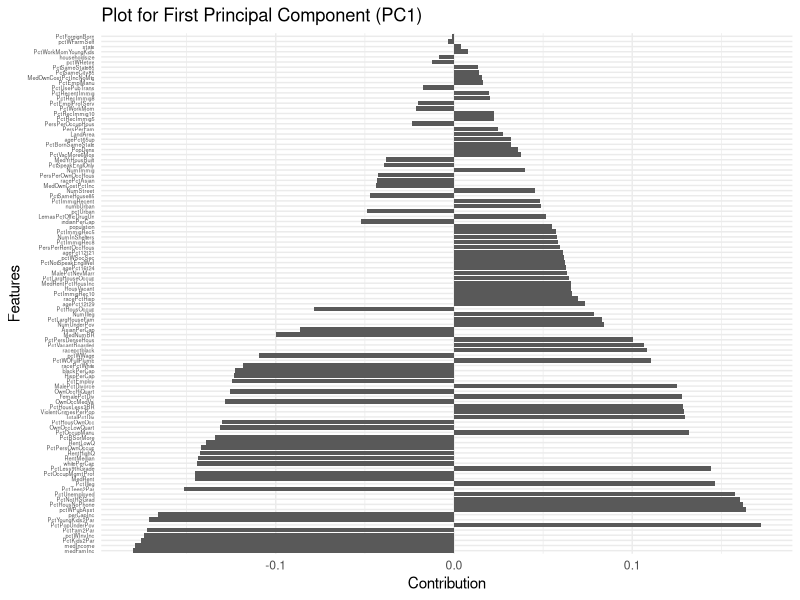
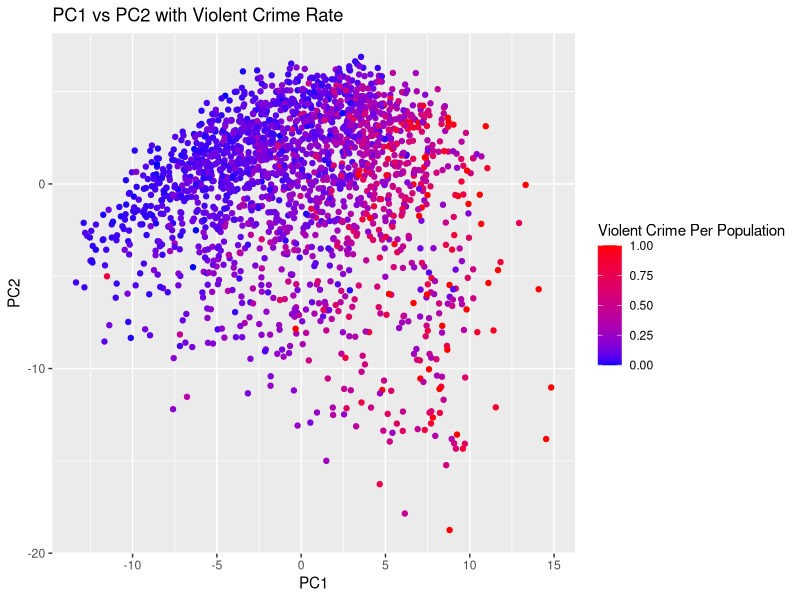

Here is the R script that generated these plots, in order: (Note: this script raises an error after producing the figures.)
#### INSTALL NECESSARY PACKAGES ####
install.packages("dplyr")
install.packages("caret")
install.packages("ggplot2")
library(caret)
library(dplyr)
library(ggplot2)

#### Load the Data ####
# Load the data into a variable
data <- read.csv("communities.csv", header = T) 


####################
##### Task 3.1 #####
####################

features<- data %>% select(-ViolentCrimesPerPop)

# Use caret to scale and center the data
scaler <- preProcess(features, method = c("center", "scale"))
data_scaled <- predict(scaler, data) # Scaling all varaibles except ViolentCrimesPerPop

# Compute covariance matrix
cov_matrix <- cov(data_scaled)

# Perform PCA using eigen()
pca_result <- eigen(cov_matrix)
pca_result

# Extract eigenvalues and eigenvectors
eigenvalues <- pca_result$values
eigenvectors <- pca_result$vectors

# Proportion of variance explained by each component
eigen_percent <- eigenvalues / sum(eigenvalues)
cumulative_eigen_percent <- cumsum(eigen_percent)
eigen_percent
cumulative_eigen_percent

# Determine the number of components needed to explain at least 95% of the variance
n_commponets <- which(cumulative_eigen_percent>= 0.95)[1]
n_commponets # 35

#calculate the two most significant components, 
first_component_proportion <- eigen_percent[1]
first_component_proportion # 0.2502494
second_component_proportion <- eigen_percent[2]
second_component_proportion # 0.1693082

####################
##### Task 3.2 #####
####################

pca_princomp <- princomp(data, cor = TRUE)

summary(pca_princomp)

# Extract loadings (coefficients of each feature in the principal components)
loadings <- pca_princomp$loadings[, 1]  # Loadings for PC1


loadings_df <- data.frame(
  Feature = names(loadings),
  Contribution = loadings
)

ggplot(loadings_df, aes(x = reorder(Feature, -abs(Contribution)), y = Contribution)) +
  geom_bar(stat = "identity") +
  coord_flip() +  # Flip coordinates for better readability
  labs(title = "Plot for First Principal Component (PC1)",
       x = "Features",
       y = "Contribution") +
  theme_minimal() +
  theme(axis.text.y = element_text(size = 4))  # Adjust font size for y-axis labels


# Identify the top 5 features with the largest absolute loadings in PC1
top5_features <- sort(abs(loadings), decreasing = TRUE)[1:5]
top5_feature_names <- names(top5_features)

# Print the top 5 features in PC1
print(top5_feature_names)
print(top5_features)


# Create a data frame with PC1, PC2, and crime levels
pca_scores <- data.frame(
  FirstPC = pca_princomp$scores[, 1],  # Scores for PC1
  SecondPC = pca_princomp$scores[, 2], # Scores for PC2
  CrimeRate = data$ViolentCrimesPerPop  # Crime levels
)

# Plot PC1 vs PC2 with crime levels as color
ggplot(pca_scores, aes(x = FirstPC, y = SecondPC, color = CrimeRate)) +
  geom_point() +  
  scale_color_gradient(low = "blue", high = "red") +  # Different color gradient
  labs(
    title = "PC1 vs PC2 with Violent Crime Rate",
    x = "PC1",
    y = "PC2",
    color = "Violent Crime Per Population"
  ) 

####################
##### Task 3.3 #####
####################

# Get the number of rows in the dataset
n <- nrow(data) 

# Set a random seed for reproducibility
set.seed(12345)

# Partition 50% of the data for the training set
id <- sample(1:n, floor(n * 0.5))
train <- data[id, ]
test <- data[-id, ]

# Scale the training data (features and target)
scaler2 <- preProcess(train, method = c("center", "scale"))
train_scaled <- predict(scaler2, train)
test_scaled <- predict(scaler2, test)


# Train/fit the linear regression model, Violent crime per pop is the target variable, . adds all columns - takes away columns.
fit <- lm(ViolentCrimesPerPop ~ . , data = train_scaled)
summary(fit)

# Predict and calculate MSE for training data
pred_train_scaled <- predict(fit, train_scaled)  # get predictions for training data
mse_train_scaled <- mean((train_scaled$ViolentCrimesPerPop - pred_train_scaled)^2)  # calculate training MSE
mse_train_scaled # 0.2752071

# Calculate MSE for test data
pred_test_scaled <- predict(fit, test_scaled)  # get predictions for training data
mse_test_scaled <- mean((test_scaled$ViolentCrimesPerPop - pred_test_scaled)^2)  # calculate training MSE
mse_test_scaled # 0.4248011

####################
##### Task 3.4 #####
####################

# Initialize storage variables and counter
train_MSE <- list()   # Will store training errors for each iteration
test_MSE <- list()    # Will store test errors for each iteration
k <- 0                # Counter to keep track of iterations

# Find which column contains the target variable (ViolentCrimesPerPop) to make it dynamic
target_col <- grep("ViolentCrimesPerPop", colnames(train_scaled))

# Prepare matrices for training and testing
# Separate features (X) from target values (y)
train_X <- as.matrix(train_scaled[, -target_col])  # All columns except target
test_X <- as.matrix(test_scaled[, -target_col])    # All columns except target
train_y <- as.matrix(train_scaled[, target_col])   # Only target column
test_y <- as.matrix(test_scaled[, target_col])     # Only target column

# Cost function that will be used in optimization
# 1. Tracks iteration number
# 2. Calculates predictions and errors
# 3. Stores errors for later analysis
cost_function <- function(theta) {
  # Increment iteration 
  .GlobalEnv$k <- .GlobalEnv$k + 1
  
  # Make predictions using matrix multiplication
  train_pred <- train_X %*% theta
  test_pred <- test_X %*% theta
  
  # Calculate MSE for both sets (MSE is our loss function)
  cost_train <- mean((train_y - train_pred)^2)
  cost_test <- mean((test_y - test_pred)^2)
  
  # Store MSE in global lists
  .GlobalEnv$train_MSE[[k]] <- cost_train
  .GlobalEnv$test_MSE[[k]] <- cost_test
  
  # Return training cost (this is what optim will try to minimize)
  return(cost_train)
}

# Run the optimization using BFGS method
# Start with all parameters (theta)(the coefficients) set to zero
initial_theta <- rep(0, ncol(train_X))
result <- optim(par = initial_theta, 
                fn = cost_function,
                method = "BFGS")

# Convert lists of errors to vectors for easier plotting
train_errors <- unlist(train_MSE)
test_errors <- unlist(test_MSE)

# Start plotting from iteration 500
# Create a data frame for plotting
plot_data <- data.frame(
  iteration = 500:length(train_errors),
  train = train_errors[500:length(train_errors)],
  test = test_errors[500:length(test_errors)]
)

# Find the optimal iteration number using early stopping criterion
# Look for the iteration with minimum test error (after iteration 500)
optimal_iteration <- which.min(test_errors[500:length(test_errors)]) + 499

# Create the plot using ggplot2
library(ggplot2)
ggplot(plot_data, aes(x = iteration)) +
  geom_line(aes(y = train, color = "Training Error")) +
  geom_line(aes(y = test, color = "Test Error")) +
  geom_vline(xintercept = optimal_iteration, 
             linetype = "dashed", 
             color = "black") +
  annotate("text", 
           x = optimal_iteration + 500, 
           y = max(plot_data$train), 
           label = paste("Optimal iteration:", optimal_iteration)) +
  labs(title = "Training and Test Errors vs Iteration",
       x = "Iteration", 
       y = "Mean Squared Error",
       color = "Error Type") +
  theme_minimal()

# Print the results
cat("\nResults of early stopping analysis:\n")
cat("Optimal iteration number:", optimal_iteration, "\n")
cat("Training MSE at optimal iteration:", train_errors[optimal_iteration], "\n")
cat("Test MSE at optimal iteration:", test_errors[optimal_iteration], "\n")





